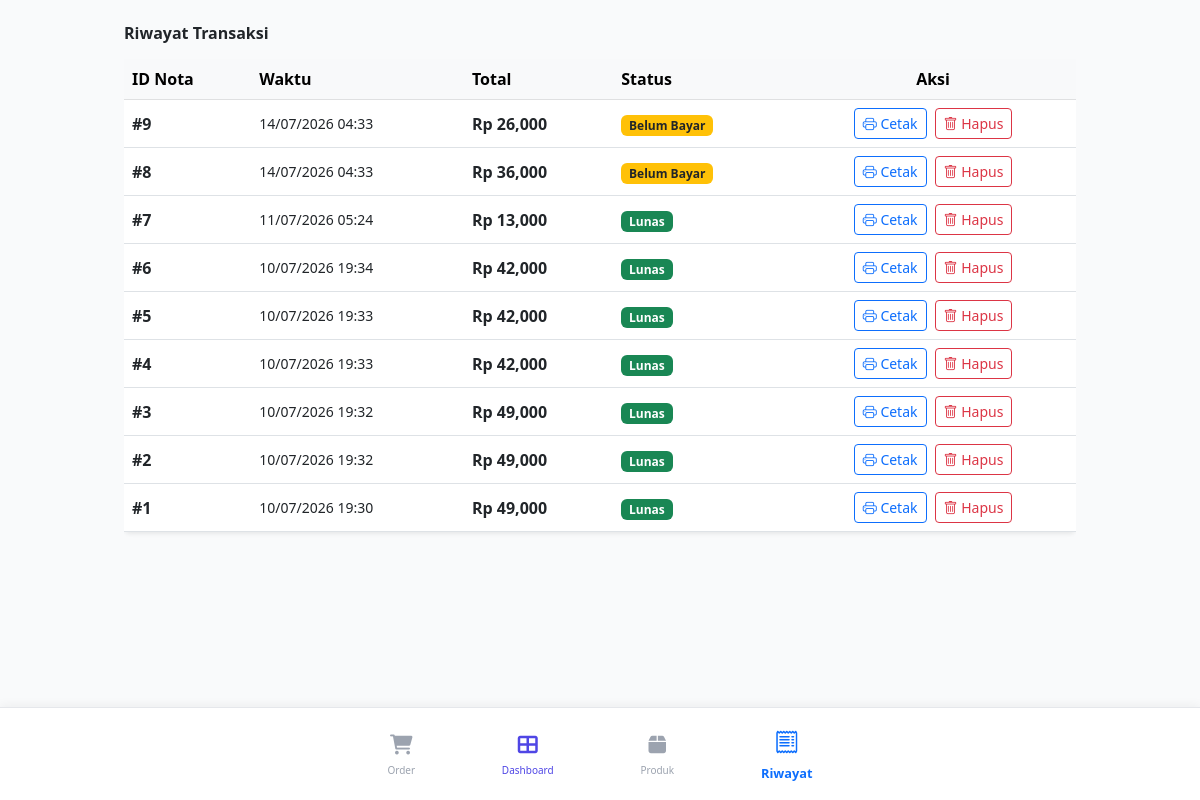
The page /penjualan/riwayat (signed in) on the database its author committed.
### models/penjualan.py (models this page shows, shortened)
class Penjualan(db.Model):
    __tablename__ = 'penjualan'
    id = db.Column(db.Integer, primary_key=True)
    tanggal = db.Column(db.DateTime, default=datetime.now)
    total_bayar = db.Column(db.Integer, nullable=False, default=0)
    bayar = db.Column(db.Integer, default=0) # Untuk mencatat uang tunai yang diterima
    kembalian = db.Column(db.Integer, default=0)
    user_id = db.Column(db.Integer, db.ForeignKey('users.id'), nullable=False)
    customer_id = db.Column(db.Integer, db.ForeignKey('customer.id'), nullable=True)
    meja_id = db.Column(db.Integer, db.ForeignKey('meja.id'), nullable=True) # Kaitan ke meja
    tipe_pesanan = db.Column(db.String(20)) # 'Take Away', 'Dine In', 'Reservasi'
    status = db.Column(db.String(20), default='Pending')# Lunas, Pending, dll
    user = db.relationship('User', backref='penjualan_user')
    customer = db.relationship('Customer', backref='penjualan_list')
    items = db.relationship('PenjualanDetail', backref='penjualan', lazy=True, cascade="all, delete-orphan")

### routers/penjualan_router.py (the view)
@penjualan.route('/riwayat')
@login_required
def riwayat_penjualan():
    daftar_penjualan = Penjualan.query.order_by(Penjualan.tanggal.desc()).all()
    return render_template('penjualan/riwayat.html', daftar_penjualan=daftar_penjualan)

### templates/penjualan/riwayat.html
{% extends "base.html" %}
{% block content %}
<div class="container mt-4">
    <h4 class="fw-bold mb-3">Riwayat Transaksi</h4>
    <div class="table-responsive">
        <table class="table table-hover bg-white shadow-sm rounded align-middle">
        <thead class="table-light">
            <tr>
                <th>ID Nota</th>
                <th>Waktu</th>
                <th>Total</th>
                <th>Status</th>
                <th class="text-center">Aksi</th>
            </tr>
        </thead>
        <tbody>
            {% for t in daftar_penjualan %}
            <tr>
                <td class="fw-bold">#{{ t.id }}</td>
                <td class="small">{{ t.tanggal.strftime('%d/%m/%Y %H:%M') }}</td>
                <td class="fw-bold">Rp {{ "{:,}".format(t.total_bayar) }}</td>
                <td>
                    {% if t.status == 'Lunas' %}
                        <span class="badge bg-success">Lunas</span>
                    {% elif t.status == 'Belum Lunas' %}
                        <span class="badge bg-warning text-dark">Belum Bayar</span>
                    {% else %}
                        <span class="badge bg-info text-dark">{{ t.status }}</span>
                    {% endif %}
                </td>
                <td class="text-center">
                    <div class="d-flex justify-content-center gap-2">
                        <a href="{{ url_for('penjualan.cetak_nota', id=t.id) }}"
                           target="_blank"
                           class="btn btn-sm btn-outline-primary">
                            <i class="bi bi-printer"></i> Cetak
                        </a>
                        <form action="{{ url_for('penjualan.hapus_transaksi', id=t.id) }}" method="POST"
                              onsubmit="return confirm('Hapus nota ini? Stok akan dikembalikan.');">
                            <button type="submit" class="btn btn-sm btn-outline-danger">
                                <i class="bi bi-trash"></i> Hapus
                            </button>
                        </form>
                    </div>
                </td>
            </tr>
            {% else %}
            <tr><td colspan="5" class="text-center py-4">Belum ada transaksi.</td></tr>
            {% endfor %}
        </tbody>
        </table>
    </div>
</div>
{% endblock %}

### templates/base.html (style rules this page uses)
body { padding-bottom: 90px; }

### rows shown on the page
Penjualan: id "9", tanggal "14/07/2026 04:33", total_bayar "26,000", status "Belum Bayar"
Penjualan: id "8", tanggal "14/07/2026 04:33", total_bayar "36,000", status "Belum Bayar"
Penjualan: id "7", tanggal "11/07/2026 05:24", total_bayar "13,000", status "Lunas"
Penjualan: id "6", tanggal "10/07/2026 19:34", total_bayar "42,000", status "Lunas"
Penjualan: id "5", tanggal "10/07/2026 19:33", total_bayar "42,000", status "Lunas"
Penjualan: id "4", tanggal "10/07/2026 19:33", total_bayar "42,000", status "Lunas"
Penjualan: id "3", tanggal "10/07/2026 19:32", total_bayar "49,000", status "Lunas"
Penjualan: id "2", tanggal "10/07/2026 19:32", total_bayar "49,000", status "Lunas"
Penjualan: id "1", tanggal "10/07/2026 19:30", total_bayar "49,000", status "Lunas"
